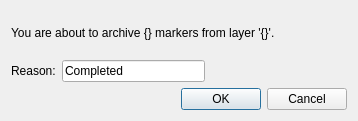
<?xml version="1.0" encoding="UTF-8"?>
<ui version="4.0">
 <class>Dialog</class>
 <widget class="QDialog" name="Dialog">
  <property name="geometry">
   <rect>
    <x>0</x>
    <y>0</y>
    <width>358</width>
    <height>121</height>
   </rect>
  </property>
  <property name="windowTitle">
   <string>Dialog</string>
  </property>
  <layout class="QVBoxLayout" name="verticalLayout">
   <item>
    <widget class="QLabel" name="mainLabel">
     <property name="text">
      <string>You are about to archive {} markers from layer '{}'.</string>
     </property>
    </widget>
   </item>
   <item>
    <layout class="QHBoxLayout" name="horizontalLayout">
     <item>
      <widget class="QLabel" name="infoLabel">
       <property name="text">
        <string>Reason:</string>
       </property>
      </widget>
     </item>
     <item>
      <widget class="QLineEdit" name="infoText">
       <property name="text">
        <string>Completed</string>
       </property>
      </widget>
     </item>
     <item>
      <spacer name="horizontalSpacer">
       <property name="orientation">
        <enum>Qt::Horizontal</enum>
       </property>
       <property name="sizeHint" stdset="0">
        <size>
         <width>40</width>
         <height>20</height>
        </size>
       </property>
      </spacer>
     </item>
    </layout>
   </item>
   <item>
    <widget class="QDialogButtonBox" name="buttonBox">
     <property name="orientation">
      <enum>Qt::Horizontal</enum>
     </property>
     <property name="standardButtons">
      <set>QDialogButtonBox::Cancel|QDialogButtonBox::Ok</set>
     </property>
    </widget>
   </item>
  </layout>
 </widget>
 <resources/>
 <connections>
  <connection>
   <sender>buttonBox</sender>
   <signal>accepted()</signal>
   <receiver>Dialog</receiver>
   <slot>accept()</slot>
   <hints>
    <hint type="sourcelabel">
     <x>248</x>
     <y>254</y>
    </hint>
    <hint type="destinationlabel">
     <x>157</x>
     <y>274</y>
    </hint>
   </hints>
  </connection>
  <connection>
   <sender>buttonBox</sender>
   <signal>rejected()</signal>
   <receiver>Dialog</receiver>
   <slot>reject()</slot>
   <hints>
    <hint type="sourcelabel">
     <x>316</x>
     <y>260</y>
    </hint>
    <hint type="destinationlabel">
     <x>286</x>
     <y>274</y>
    </hint>
   </hints>
  </connection>
 </connections>
</ui>
